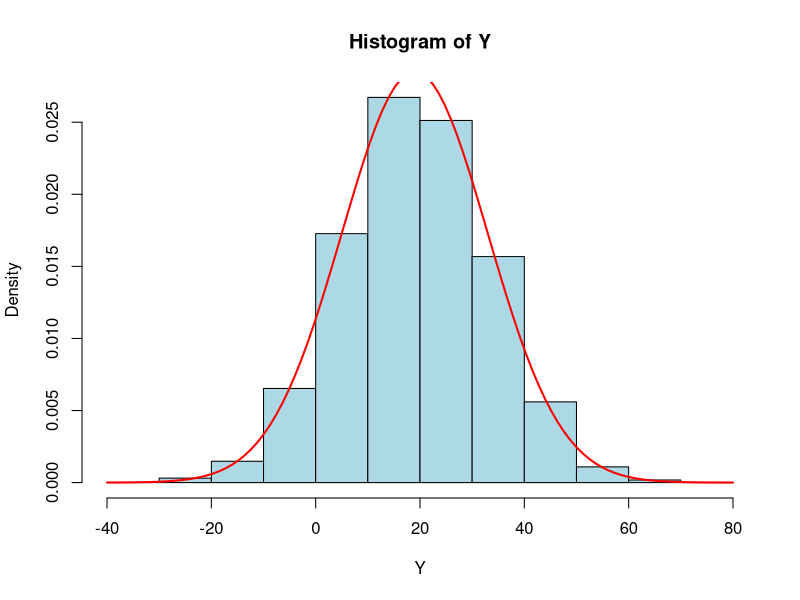
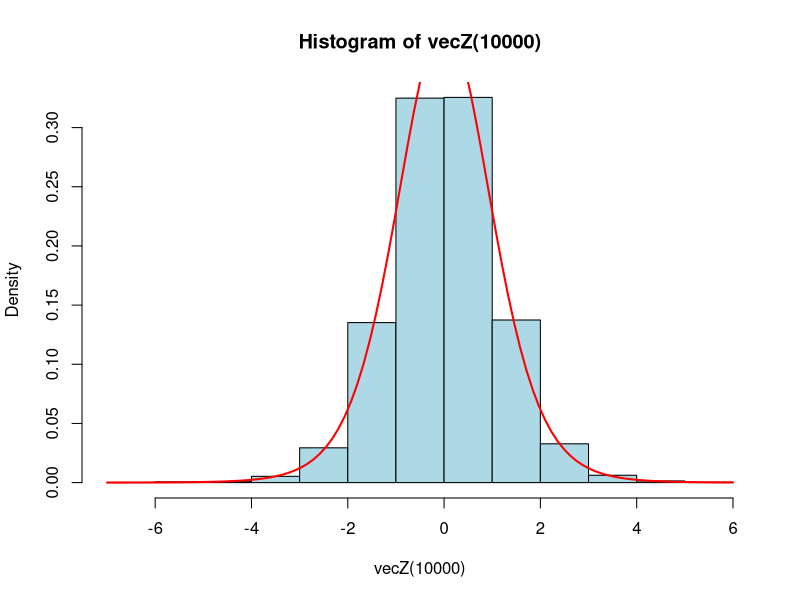
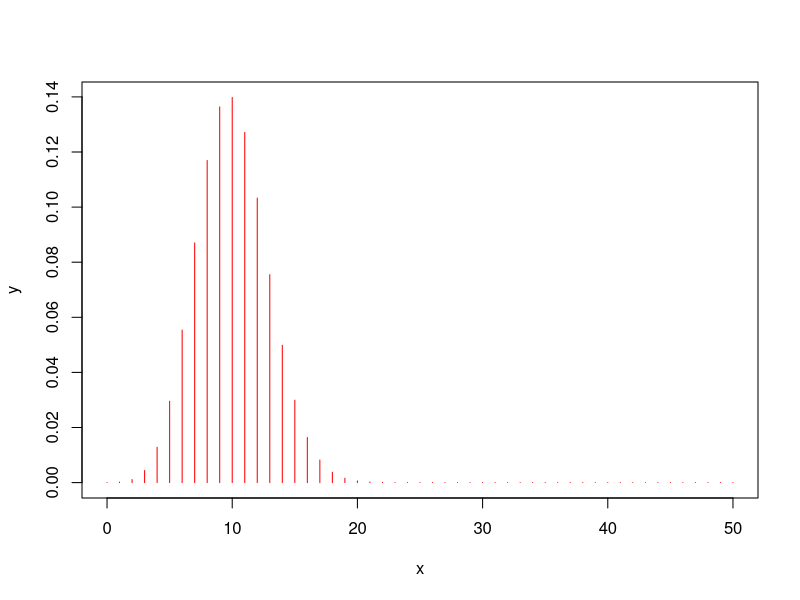
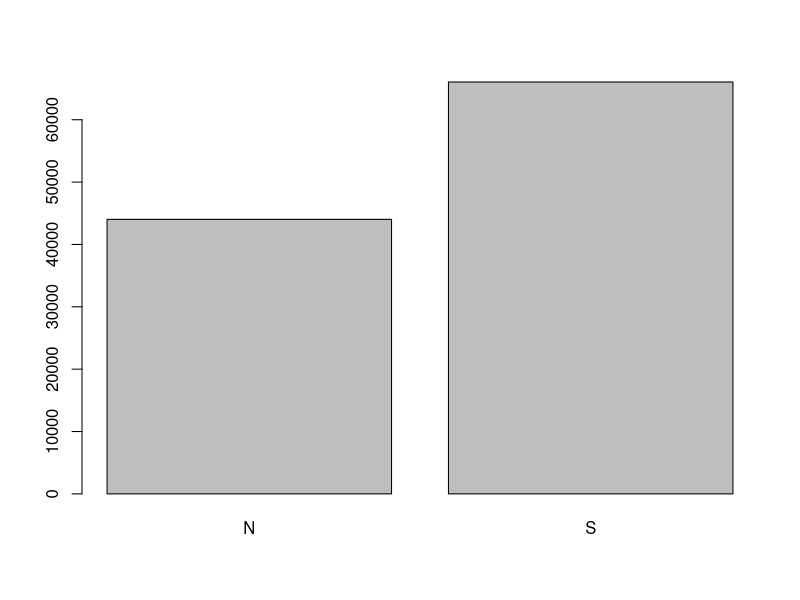

Write R code to recreate these figures, in order.
##
## Bai kiem tra 2 - Thuc hanh Ly thuyet Thong ke
## Lop: ST3 ca Sang Thu 3
##
## Ho ten: Le Dang Gia Khanh - MSSV: 22110081
##
##**************************************************
## Bai 1:
# 1.1
twosided.interval <- function(p) {
    a <- qt((1-p)/2, 15)
    b <- qt((1+p)/2, 15)
    return(c(a, b))
}
twosided.interval(0.8)
# 1.2
right.interval <- function(p) {
    c <- qt(1-p, 15)
    return(c(c, Inf))
}
right.interval(0.9)
# 1.3
left.interval <- function(p) {
    c <- qt(1-p, 15)
    return(c(-Inf, c))
}
left.interval(0.9)

##------------------------------------------------------------

## Bai 2:
# 2.1 (1đ) Với µ = 2, σ = 2, c = 7 và d = 5, hãy mô phỏng định lý 1 theo các bước sau:
# Bước 1. Tạo vectơ ngẫu nhiên X kích thước 10000 có phân phối chuẩn N(µ; σ^2);
X <- rnorm(10000, 2, 2)
# Bước 2. Tính Y = cX + d;
Y <- 7*X + 5
# Bước 3. Vẽ histogram cho Y ;
hist(Y, freq = 0, col = 'lightblue', breaks = nclass.Sturges(Y))
# Bước 4. Vẽ thêm hàm phân phối chuẩn N(cµ + d; c2σ2) trên cùng hình để so sánh.
curve(dnorm(x, mean = 7*2 + 5, sd = sqrt((7^2)*(2^2))), add = TRUE, col = 'red', lwd = 2)
# Nhận xét kết quả.
# Kết quả cho thấy phân phối của Y tiến dần về phân phối chuẩn N(cµ + d; c^2σ^2)

# 2.2 (1.5đ) Với n = 10, µ = 2 và σ = 2 hãy mô phỏng định lý 2 theo các bước sau:
# Bước 1. Tạo hàm Z() để lấy vectơ ngẫu nhiên X kích thước n từ phân phối chuẩn
# N(µ; σ^2), sau đó tính và trả về kết quả (X¯ − µ)/(SX/√n);
Z <- function() {
    X <- rnorm(10, 2, 2)
    return((mean(X) - 2)/(sd(X)/sqrt(10)))
}
# Bước 2. Tạo hàm vecZ(m) để lặp lại hàm Z() nhiều lần (m lần);
# replicate
vecZ <- function(m) {
    return(replicate(m, Z()))
}
# Bước 3. Vẽ histogram cho vecZ(10000);
hist(vecZ(10000), freq = 0, col = 'lightblue', breaks = nclass.Sturges(vecZ(10000)))
# Bước 4. Vẽ thêm hàm phân phối Student(n − 1) trên cùng hình để so sánh.
curve(dt(x, df = 9), add = TRUE, col = 'red', lwd = 2)
# Nhận xét kết quả.
# Kết quả cho thấy phân phối của vecZ(10000) tiến dần về phân phối Student(n − 1)

##------------------------------------------------------------

## Bai 3:
# 3.1
# Phan phoi xac suat cua X la phan phoi xac suat cua binomial voi n = 50 va p = 1/5.
# 3.2
n <- 50
p <- 1/5
x <- 0:50
y <- dbinom(x, n, p)
plot(x, y, type = 'h', col = 'red')
# 3.3 
# Cách 1:
sum(dbinom(25:50, n, p))
# Cách 2:
pbinom(24, n, p, lower.tail = FALSE)

##------------------------------------------------------------

## Bai 4:
# 4.1
throw.coin <- function() {
    if (runif(1) <= 0.6) {
        return('S')
    } else {
        return('N')
    }
}
# 4.2 
sample.coin <- function(n) {
    return(replicate(n, throw.coin()))
}
# 4.3 Chạy hàm vừa viết với n là 6 chữ số cuối trong mã số sinh viên của bạn.
# Lập bảng tần suất và vẽ biểu đồ cột.
x <- sample.coin(110081)
table(x)
barplot(table(x))

##**************************************************
## Ket thuc